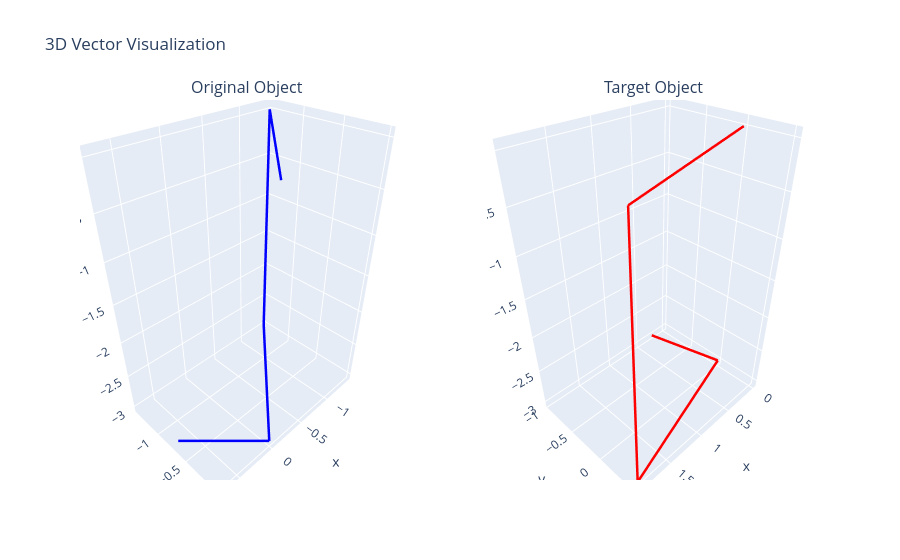

The cell this chart's notebook holds for it:
### Code cell
# Create graph
fig = make_subplots(rows=1, cols=2, specs=[[{'type': 'scene'}, {'type': 'scene'}]], subplot_titles=("Original Object", "Target Object"))

add_object(fig, original_object, "Original Object", colour='blue', row=1, col=1)
add_object(fig, target_object, "Target Object", colour='red', row=1, col=2)

fig.update_layout(title='3D Vector Visualization', showlegend=False)

### Figure 1 — Plotly figure (JSON) as saved in the notebook; plotly's stock layout.template omitted (floating-point values rounded to 4 significant figures)
{"data": [{"legendgroup": "Original Object", "line": {"color": "blue", "width": 5}, "mode": "lines", "name": "Original Object", "scene": "scene", "showlegend": true, "type": "scatter3d", "x": [0, -1.414], "y": [0, -1.414], "z": [0, 0]}, {"legendgroup": "Original Object", "line": {"color": "blue", "width": 5}, "mode": "lines", "name": "Original Object", "scene": "scene", "showlegend": false, "type": "scatter3d", "x": [-1.414, -1.414], "y": [-1.414, -1.414], "z": [0, -3]}, {"legendgroup": "Original Object", "line": {"color": "blue", "width": 5}, "mode": "lines", "name": "Original Object", "scene": "scene", "showlegend": false, "type": "scatter3d", "x": [-1.414, 0], "y": [-1.414, 0], "z": [-3, -3]}, {"legendgroup": "Original Object", "line": {"color": "blue", "width": 5}, "mode": "lines", "name": "Original Object", "scene": "scene", "showlegend": false, "type": "scatter3d", "x": [0, 0.7071], "y": [0, -0.7071], "z": [-3, -3]}, {"legendgroup": "Target Object", "line": {"color": "red", "width": 5}, "mode": "lines", "name": "Target Object", "scene": "scene2", "showlegend": true, "type": "scatter3d", "x": [0, 1.932], "y": [0, 0.5176], "z": [0, 0]}, {"legendgroup": "Target Object", "line": {"color": "red", "width": 5}, "mode": "lines", "name": "Target Object", "scene": "scene2", "showlegend": false, "type": "scatter3d", "x": [1.932, 1.932], "y": [0.5176, 0.5176], "z": [0, -3]}, {"legendgroup": "Target Object", "line": {"color": "red", "width": 5}, "mode": "lines", "name": "Target Object", "scene": "scene2", "showlegend": false, "type": "scatter3d", "x": [1.932, 0], "y": [0.5176, 0], "z": [-3, -3]}, {"legendgroup": "Target Object", "line": {"color": "red", "width": 5}, "mode": "lines", "name": "Target Object", "scene": "scene2", "showlegend": false, "type": "scatter3d", "x": [0, 0.2588], "y": [0, -0.9659], "z": [-3, -3]}], "layout": {"annotations": [{"font": {"size": 16}, "showarrow": false, "text": "Original Object", "x": 0.225, "xanchor": "center", "xref": "paper", "y": 1, "yanchor": "bottom", "yref": "paper"}, {"font": {"size": 16}, "showarrow": false, "text": "Target Object", "x": 0.775, "xanchor": "center", "xref": "paper", "y": 1, "yanchor": "bottom", "yref": "paper"}], "scene": {"domain": {"x": [0, 0.45], "y": [0, 1]}}, "scene2": {"domain": {"x": [0.55, 1], "y": [0, 1]}}, "showlegend": false, "title": {"text": "3D Vector Visualization"}}}
